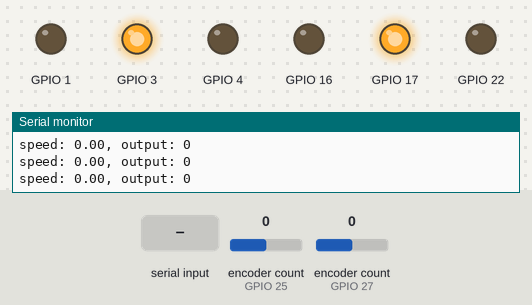
A sketch run on a simulated ESP32. On the bench: output pins drawn as LEDs (lit = HIGH), the last lines printed to the serial monitor. Inputs (shaded band) come from the test bench; at power-on: encoder count (sensors on GPIO 25, GPIO 27) 0.

Above: at 1.2 s.
1.3 s: "Setpoint=90\n" received over Serial
At 2.6 s:
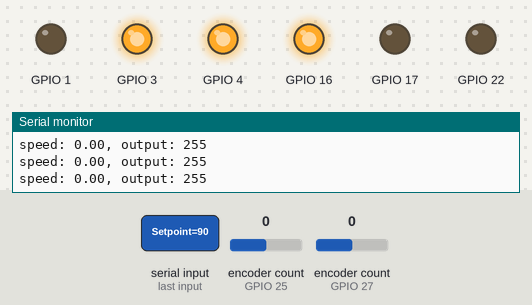
Timing chart, 0 to 4.3 s (numbered marks = the images above; inputs shaded):
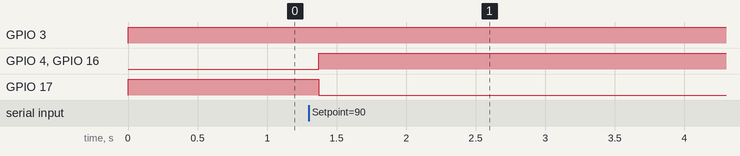

Measured:
- after the input at 1.3 s, GPIO 4, GPIO 16: LOW → HIGH after 0.07 s; GPIO 17: HIGH → LOW after 0.07 s

The sketch:

testpid.ino
```cpp
#include <Arduino.h>
#include <MotorController.h>

#define START_BYTE 0x02
#define END_BYTE 0x03
#define CMD_VEL 0x01
#define GET_SPEED 0x02
#define TUNE_PID 0x03

#define LEFT_WHEEL 0
#define RIGHT_WHEEL 1

#define ROBOT_WHEEL_DISTANCE 0.23

const int baudRate = 9600;
float leftWheelSpeed = 0.0;
float rightWheelSpeed = 0.0;

MotorController leftWheel(14, 27, 16, 17, 4, 15000, 0.0342, 11.2, 4.8, 0.0, 50, 1.15);
MotorController rightWheel(26, 25, 1, 3, 22, 15000, 0.0342, 11.2, 4.8, 0.0, 50, 1.15);

void setup() {
    Serial.begin(baudRate);
    Serial.println("Start serial");
}

uint8_t calculate_crc(const uint8_t *data, size_t length) {
    uint8_t crc = 0;
    for (size_t i = 0; i < length; i++) {
        crc ^= data[i];
    }
    return crc;
}

void processSerialInput() {
    int numBytes = Serial.available();
    if (numBytes >= 3) {
        char packet[numBytes];
        String serialData = Serial.readString();
        serialData.trim();
        if (serialData.startsWith("S") && serialData.endsWith("E")) {
            String message = serialData.substring(1, -1);
        }
    }
}

void send_packet(uint8_t command_type, const uint8_t *data, size_t length) {
    Serial.write(START_BYTE);
    Serial.write(command_type);
    Serial.write(data, length);
    uint8_t crc = calculate_crc(data, length);
    Serial.write(crc);
    Serial.write(END_BYTE);
}

void loop() {
    leftWheel.runPID();
    rightWheel.runPID();
    leftWheelSpeed = leftWheel.getCurrentSpeed();
    rightWheelSpeed = rightWheel.getCurrentSpeed();
    Serial.print("speed: ");
    Serial.print(leftWheelSpeed);
    Serial.print(", output: ");
    Serial.println(leftWheel.getOutput());
    if (Serial.available() > 0) {
        String inputString = Serial.readStringUntil('\n');
        if (inputString.startsWith("Setpoint=")) {
            float setpoint = inputString.substring(9).toFloat();
            leftWheel.setSpeed(setpoint);
            Serial.print("Setpoint (m/s) updated to: ");
            Serial.println(setpoint);
        }
    }
    delay(50);
}
```

MotorController.cpp
```cpp
#include <MotorController.h>

MotorController::MotorController(
    u_int8_t clkPin_, // CLK of encoder
    u_int8_t dtPin_,  // DT of encoder
    u_int8_t in1Pin_, // IN1 to H-bridge
    u_int8_t in2Pin_, // IN2 to H-bridge
    u_int8_t enPin_,  // PWM signal to H-bridge
    int pulsesPerRevolution_,
    float wheelRadius_,
    double Kp, double Ki, double Kd,
    int sampleTime,
    float maxSpeed_
) :
    pid(Kp, Ki, Kd, PID::Direct),
    encoder(),
    clkPin(clkPin_),
    dtPin(dtPin_),
    in1Pin(in1Pin_),
    in2Pin(in2Pin_),
    enPin(enPin_),
    pulsesPerRevolution(pulsesPerRevolution_),
    wheelRadius(wheelRadius_),
    prevPosition(0),
    prevTime(0),
    wheelCircumference(2 * 3.14159 * wheelRadius_),
    maxSpeed(maxSpeed_),
    currentSpeed(0.0)
{
    kp = Kp; ki = Ki; kd = Kd;
    pid.Start(0.0, 0.0, 0.0);
    pid.SetSampleTime(sampleTime);
    encoder.attachHalfQuad(dtPin, clkPin);
    encoder.setCount(0);

    // Thiết lập chân của động cơ
    pinMode(in1Pin, OUTPUT);
    pinMode(in2Pin, OUTPUT);
    pinMode(enPin, OUTPUT);
    outputPwm = 0;
}

void MotorController::setTunings(double Kp, double Ki, double Kd) {
    pid.SetTunings(Kp, Ki, Kd);
    kp = Kp; ki = Ki; kd = Kd;
}

void MotorController::setSpeed(float speed) {
    long setPulses = this->mapData(speed, -maxSpeed, maxSpeed, -255, 255);
    pid.Setpoint(setPulses);
}

float MotorController::mapData(float x, float in_min, float in_max, float out_min, float out_max) {
    const float run = in_max - in_min;
    if (run == 0.0) {
        log_e("map(): Invalid input range, min == max");
        return -1;
    }
    const float rise = out_max - out_min;
    const float delta = x - in_min;
    return (delta * rise) / run + out_min;
}

float MotorController::calculateSpeed() {
    unsigned long currentTime = millis();
    long currentPosition = encoder.getCount() / 2;

    // Tính thay đổi vị trí và thời gian
    long positionChange = currentPosition - prevPosition;
    unsigned long timeChange = currentTime - prevTime;

    float speed = 0.0;
    if (timeChange > 0) {
        float pulsesPerSecond = (float)positionChange / ((float)timeChange / 1000.0);
        speed = (pulsesPerSecond / pulsesPerRevolution) * wheelCircumference;
    }

    // Cập nhật giá trị cũ
    prevPosition = currentPosition;
    prevTime = currentTime;

    return speed;
}

void MotorController::controlMotor(int pwmValue) {
    if (pwmValue > 0) {
        digitalWrite(in1Pin, HIGH);
        digitalWrite(in2Pin, LOW);
    }
    else {
        digitalWrite(in1Pin, LOW);
        digitalWrite(in2Pin, HIGH);
    }
    analogWrite(enPin, abs(pwmValue));
}

float MotorController::getCurrentSpeed() {
    return this->currentSpeed;
}

long MotorController::getEncoderPulse() {
    return this->encoder.getCount() / 2;
}

int MotorController::getOutput() {
    return this->outputPwm;
}

void MotorController::runPID() {
    currentSpeed = this->calculateSpeed();
    int currentSpeedPulse = this->mapData(currentSpeed, -maxSpeed, maxSpeed, -255, 255);
    const double output = pid.Run(currentSpeedPulse);
    this->controlMotor((int)output);
    outputPwm = (int)output;
}
```

MotorController.h
```cpp
#ifndef MOTORCONTROLLER_H
#define MOTORCONTROLLER_H

#include <Arduino.h>
#include <ESP32Encoder.h>
#include <PID_v2.h>

class MotorController{
    public:
        MotorController(
            u_int8_t clkPin_, // CLK of encoder
            u_int8_t dtPin_,  // DT of encoder
            u_int8_t in1Pin_, // IN1 to H-bridge
            u_int8_t in2Pin_, // IN2 to H-bridge
            u_int8_t enPin_,  // PWM signal to H-bridge
            int pulsesPerRevolution_,
            float wheelRadius_,
            double Kp, double Ki, double Kd,
            int sampleTime,
            float maxSpeed_
        );
        void setTunings(double Kp, double Ki, double Kd);
        void setSpeed(float speed);
        float calculateSpeed();
        void runPID();
        float getCurrentSpeed();
        long getEncoderPulse();
        int getOutput();
        double kp, ki, kd;

    private:
        PID_v2 pid;
        ESP32Encoder encoder;
        u_int8_t clkPin; // CLK of encoder
        u_int8_t dtPin;  // DT of encoder
        u_int8_t in1Pin; // IN1 to H-bridge
        u_int8_t in2Pin; // IN2 to H-bridge
        u_int8_t enPin;  // PWM signal to H-bridge
        int pulsesPerRevolution;
        float wheelRadius;
        long prevPosition;
        unsigned long prevTime;
        const float wheelCircumference;
        float mapData(float x, float in_min, float in_max, float out_min, float out_max);
        void controlMotor(int pwmValue);
        float maxSpeed;
        float currentSpeed;
        int outputPwm;
};

#endif
```
